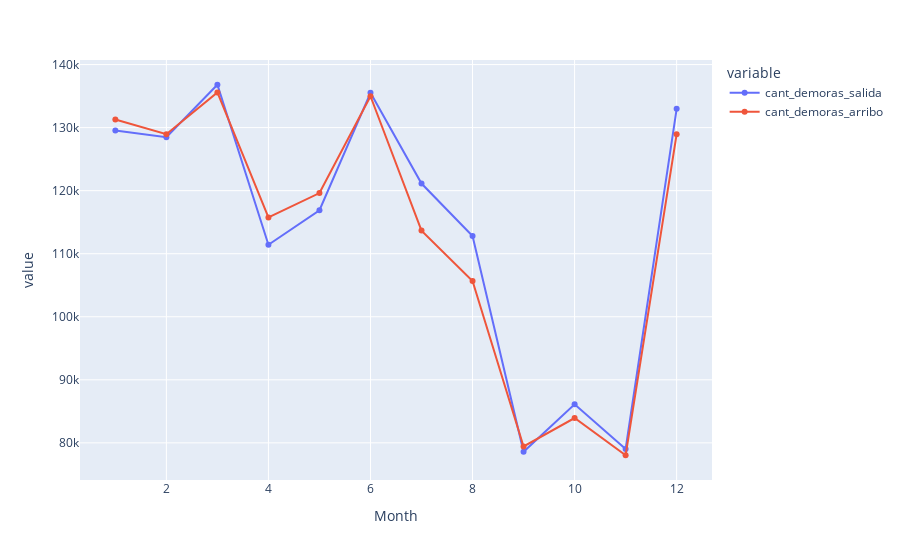

Notebook code cell kept with this figure:
### Markdown cell above
**Usando Plotly**

### Code cell
px.line(demoras_datos, markers = True)

### Figure 1 — Plotly figure (JSON) as saved in the notebook; plotly's stock layout.template omitted (floating-point values rounded to 4 significant figures)
{"data": [{"hovertemplate": "variable=cant_demoras_salida<br>Month=%{x}<br>value=%{y}<extra></extra>", "legendgroup": "cant_demoras_salida", "line": {"color": "#636efa", "dash": "solid"}, "marker": {"symbol": "circle"}, "mode": "lines+markers", "name": "cant_demoras_salida", "orientation": "v", "showlegend": true, "type": "scatter", "x": [1, 2, 3, 4, 5, 6, 7, 8, 9, 10, 11, 12], "xaxis": "x", "y": [129544, 128489, 136800, 111417, 116892, 135523, 121130, 112794, 78588, 86125, 79029, 132985], "yaxis": "y"}, {"hovertemplate": "variable=cant_demoras_arribo<br>Month=%{x}<br>value=%{y}<extra></extra>", "legendgroup": "cant_demoras_arribo", "line": {"color": "#EF553B", "dash": "solid"}, "marker": {"symbol": "circle"}, "mode": "lines+markers", "name": "cant_demoras_arribo", "orientation": "v", "showlegend": true, "type": "scatter", "x": [1, 2, 3, 4, 5, 6, 7, 8, 9, 10, 11, 12], "xaxis": "x", "y": [131300, 128956, 135577, 115748, 119617, 134975, 113667, 105670, 79435, 83936, 78036, 128955], "yaxis": "y"}], "layout": {"legend": {"title": {"text": "variable"}, "tracegroupgap": 0}, "margin": {"t": 60}, "xaxis": {"anchor": "y", "domain": [0, 1], "title": {"text": "Month"}}, "yaxis": {"anchor": "x", "domain": [0, 1], "title": {"text": "value"}}}}
